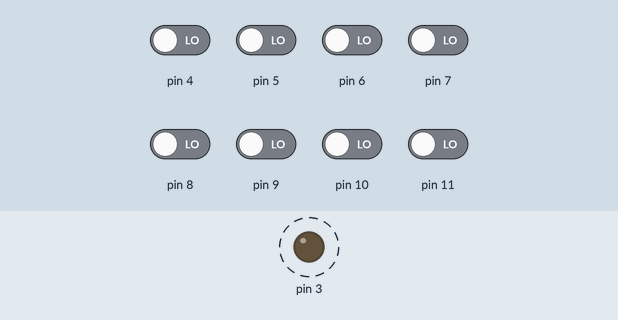
Bench run of a sketch on a simulated Arduino Uno, built with avr-gcc and run on an emulated ATmega328P. On the bench: output pins drawn as LEDs (lit = HIGH). Dashed ring = blinking. The inputs (shaded band) are chosen by the test bench; at power-on: pin 4–11 LOW. What the sketch prints to the serial monitor is not drawn.

Above: at 2.3 s.
2.4 s: pin 4 driven HIGH and pin 5 driven HIGH
5.5 s: pin 6 driven HIGH
8.6 s: pin 5 driven LOW
11.7 s: pin 7 driven HIGH
14.8 s: pin 5 driven HIGH
17.9 s: pin 6 driven LOW
Timing chart, 0 to 22.0 s (numbered marks = the images above; inputs shaded):
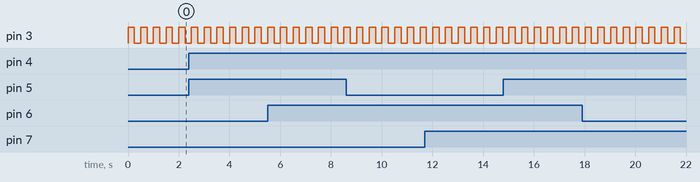

Measured:
- by itself, pin 3: alternates HIGH for 0.25 s and LOW for 0.25 s

The sketch:

data_bus_monitor.ino
```cpp
const char DATA[] = {};

void setup() {
  pinMode(3, OUTPUT);

  for (int n = 0; n < 8; n += 1) {
    pinMode(n + 4, INPUT);
  }

  Serial.begin(9600);
}

void loop() {
  digitalWrite(3, HIGH);
  delay(250);
  digitalWrite(3, LOW);
  delay(250);

  unsigned int address = 0;
  for (int n = 0; n < 8; n += 1 ) {
    int bit = digitalRead(n + 4);
    Serial.print(bit);
    address = (address << 1) + bit;
  }

  Serial.print(" ");
  Serial.print(address, HEX);

  Serial.print("\n");
}
```
